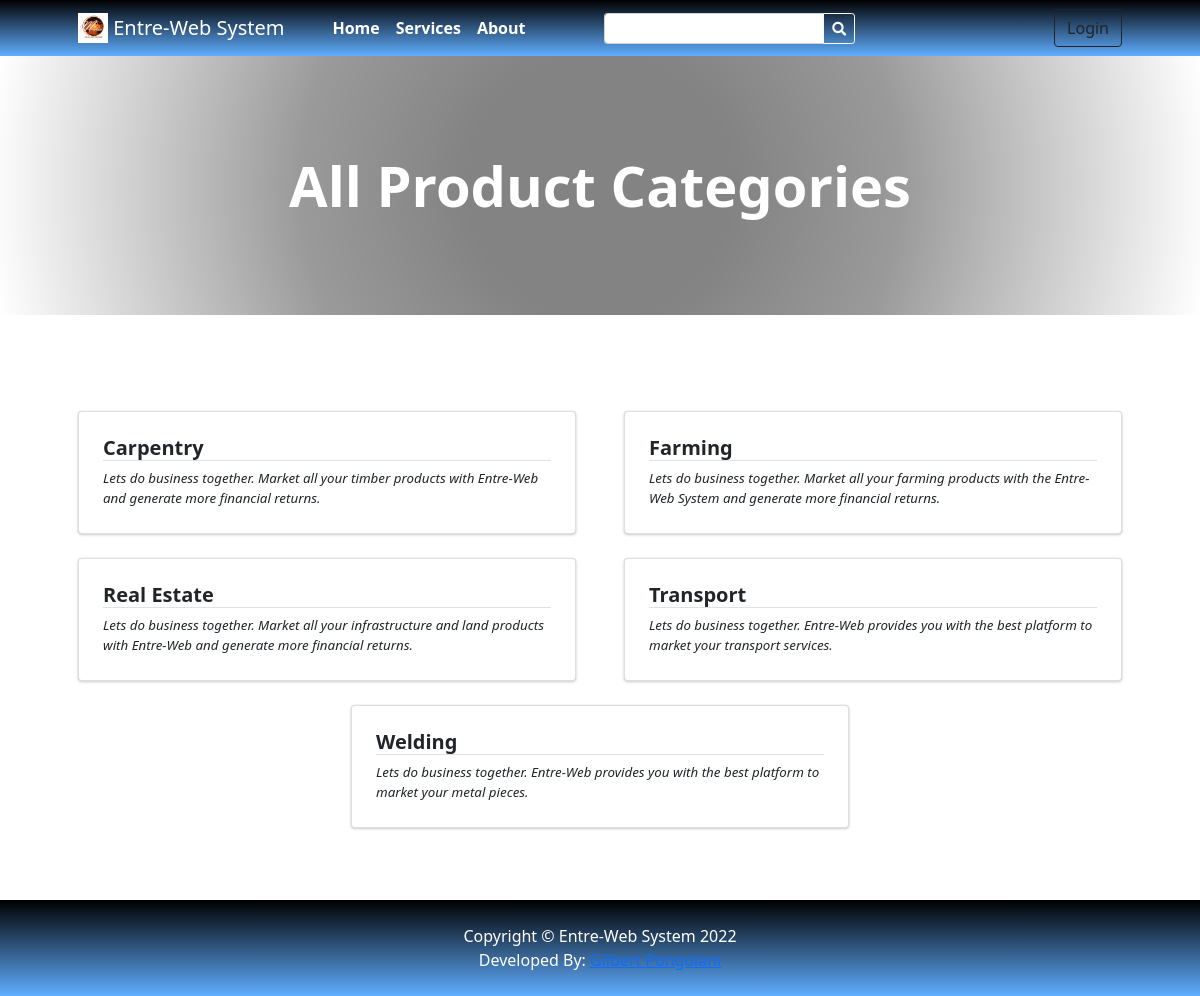
Page /?p=view_categories on the committed database.
### tables this page shows
CREATE TABLE `categories` (
  `id` int(30) NOT NULL,
  `category` varchar(250) NOT NULL,
  `description` text DEFAULT NULL,
  `status` tinyint(1) NOT NULL DEFAULT 1,
  `delete_flag` tinyint(1) NOT NULL DEFAULT 0,
  `date_created` datetime NOT NULL DEFAULT current_timestamp()
);

### view_categories.php (the view, shortened to what this page needs)
<?php
$title = "All Product Categories";
?>
<header class="bg-dark py-5" id="main-header">
    <div class="container px-4 px-lg-5 my-5">
        <div class="text-center text-white">
            <h1 class="display-4 fw-bolder"><?php echo $title ?></h1>
        </div>
    </div>
</header>
<section class="py-5">
    <div class="container px-4 px-lg-5 mt-5">
        <div class="row gx-2 gx-lg-5 row-cols-1 row-cols-md-2 row-cols-xl-2 justify-content-center">
            <?php
                $categories = $conn->query("SELECT * FROM `categories` where status = 1 order by category asc ");
                while($row = $categories->fetch_assoc()):
                    foreach($row as $k=> $v){
                        $row[$k] = trim(stripslashes($v));
                    }
                    $row['description'] = strip_tags(stripslashes(html_entity_decode($row['description'])));
            ?>
            <div class="col mb-6 mb-2">
                <a href="./?p=products&c=<?php echo md5($row['id']) ?>" class="card category-item text-decoration-none text-reset">
                    <div class="card-body p-4">
                        <div class="">
                            <h5 class="fw-bolder border-bottom border-pink"><?php echo $row['category'] ?></h5>
                        </div>
                        <p class="m-0 truncate"><?php echo $row['description'] ?></p>
                    </div>
                </a>
            </div>
            <?php endwhile; ?>
        </div>
    </div>
</section>

### rows in the picture
categories: category "Carpentry", description "Lets do business together. Market all your timber products with Entre-Web and generate more financial returns."
categories: category "Farming", description "Lets do business together. Market all your farming products with the Entre-Web System and generate more financial returns."
categories: category "Real Estate", description "Lets do business together. Market all your infrastructure and land products with Entre-Web and generate more financial returns."
categories: category "Transport", description "Lets do business together. Entre-Web provides you with the best platform to market your transport services."
categories: category "Welding", description "Lets do business together. Entre-Web provides you with the best platform to market your metal pieces."

### other values in the picture
$_settings->info('short_name') "Entre-Web System"
$title "All Product Categories"
